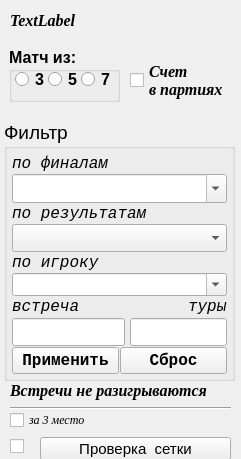
    <widget class="QWidget" name="page_4">
     <property name="geometry">
      <rect>
       <x>0</x>
       <y>0</y>
       <width>241</width>
       <height>459</height>
      </rect>
     </property>
     <attribute name="label">
      <string>Финальный этап</string>
     </attribute>
     <widget class="QGroupBox" name="groupBox_filter_group_2">
      <property name="geometry">
       <rect>
        <x>4</x>
        <y>120</y>
        <width>231</width>
        <height>261</height>
       </rect>
      </property>
      <property name="font">
       <font>
        <pointsize>14</pointsize>
        <weight>50</weight>
        <bold>false</bold>
       </font>
      </property>
      <property name="title">
       <string>Фильтр</string>
      </property>
      <layout class="QVBoxLayout" name="verticalLayout_28">
       <property name="spacing">
        <number>1</number>
       </property>
       <property name="leftMargin">
        <number>5</number>
       </property>
       <property name="topMargin">
        <number>5</number>
       </property>
       <property name="rightMargin">
        <number>5</number>
       </property>
       <property name="bottomMargin">
        <number>5</number>
       </property>
       <item>
        <layout class="QVBoxLayout" name="verticalLayout_31">
         <property name="spacing">
          <number>1</number>
         </property>
         <item>
          <widget class="QLabel" name="label_36">
           <property name="font">
            <font>
             <family>Courier New</family>
             <pointsize>12</pointsize>
             <italic>true</italic>
            </font>
           </property>
           <property name="text">
            <string>по финалам</string>
           </property>
          </widget>
         </item>
         <item>
          <widget class="QComboBox" name="comboBox_filter_final">
           <property name="editable">
            <bool>true</bool>
           </property>
          </widget>
         </item>
        </layout>
       </item>
       <item>
        <layout class="QVBoxLayout" name="verticalLayout_30">
         <property name="spacing">
          <number>1</number>
         </property>
         <item>
          <widget class="QLabel" name="label_37">
           <property name="font">
            <font>
             <family>Courier New</family>
             <pointsize>12</pointsize>
             <italic>true</italic>
            </font>
           </property>
           <property name="text">
            <string>по результатам</string>
           </property>
          </widget>
         </item>
         <item>
          <widget class="QComboBox" name="comboBox_filter_played_fin"/>
         </item>
        </layout>
       </item>
       <item>
        <layout class="QVBoxLayout" name="verticalLayout_29">
         <property name="spacing">
          <number>1</number>
         </property>
         <item>
          <widget class="QLabel" name="label_39">
           <property name="font">
            <font>
             <family>Courier New</family>
             <pointsize>12</pointsize>
             <italic>true</italic>
            </font>
           </property>
           <property name="text">
            <string>по игроку</string>
           </property>
          </widget>
         </item>
         <item>
          <widget class="QComboBox" name="comboBox_find_name_fin">
           <property name="font">
            <font>
             <pointsize>10</pointsize>
            </font>
           </property>
           <property name="editable">
            <bool>true</bool>
           </property>
          </widget>
         </item>
        </layout>
       </item>
       <item>
        <layout class="QVBoxLayout" name="verticalLayout_27">
         <property name="spacing">
          <number>1</number>
         </property>
         <item>
          <layout class="QHBoxLayout" name="horizontalLayout_19">
           <item>
            <widget class="QLabel" name="label_43">
             <property name="sizePolicy">
              <sizepolicy hsizetype="Minimum" vsizetype="Preferred">
               <horstretch>0</horstretch>
               <verstretch>0</verstretch>
              </sizepolicy>
             </property>
             <property name="font">
              <font>
               <family>Courier New</family>
               <pointsize>12</pointsize>
               <italic>true</italic>
              </font>
             </property>
             <property name="text">
              <string>&lt;html&gt;&lt;head/&gt;&lt;body&gt;&lt;p&gt;встреча&lt;/p&gt;&lt;/body&gt;&lt;/html&gt;</string>
             </property>
            </widget>
           </item>
           <item>
            <spacer name="horizontalSpacer_9">
             <property name="orientation">
              <enum>Qt::Horizontal</enum>
             </property>
             <property name="sizeHint" stdset="0">
              <size>
               <width>40</width>
               <height>20</height>
              </size>
             </property>
            </spacer>
           </item>
           <item>
            <widget class="QLabel" name="label_51">
             <property name="sizePolicy">
              <sizepolicy hsizetype="Minimum" vsizetype="Preferred">
               <horstretch>0</horstretch>
               <verstretch>0</verstretch>
              </sizepolicy>
             </property>
             <property name="font">
              <font>
               <family>Courier New</family>
               <pointsize>12</pointsize>
               <italic>true</italic>
              </font>
             </property>
             <property name="text">
              <string>&lt;html&gt;&lt;head/&gt;&lt;body&gt;&lt;p&gt;туры&lt;/p&gt;&lt;/body&gt;&lt;/html&gt;</string>
             </property>
            </widget>
           </item>
          </layout>
         </item>
         <item>
          <layout class="QHBoxLayout" name="horizontalLayout_18">
           <property name="spacing">
            <number>5</number>
           </property>
           <item>
            <widget class="QLineEdit" name="lineEdit_num_game_fin">
             <property name="sizePolicy">
              <sizepolicy hsizetype="Preferred" vsizetype="Fixed">
               <horstretch>0</horstretch>
               <verstretch>0</verstretch>
              </sizepolicy>
             </property>
             <property name="font">
              <font>
               <weight>75</weight>
               <bold>true</bold>
              </font>
             </property>
             <property name="alignment">
              <set>Qt::AlignCenter</set>
             </property>
            </widget>
           </item>
           <item>
            <spacer name="horizontalSpacer_8">
             <property name="orientation">
              <enum>Qt::Horizontal</enum>
             </property>
             <property name="sizeHint" stdset="0">
              <size>
               <width>40</width>
               <height>20</height>
              </size>
             </property>
            </spacer>
           </item>
           <item>
            <widget class="QLineEdit" name="lineEdit_tour">
             <property name="sizePolicy">
              <sizepolicy hsizetype="Preferred" vsizetype="Fixed">
               <horstretch>0</horstretch>
               <verstretch>0</verstretch>
              </sizepolicy>
             </property>
             <property name="alignment">
              <set>Qt::AlignCenter</set>
             </property>
            </widget>
           </item>
          </layout>
         </item>
        </layout>
       </item>
       <item>
        <layout class="QHBoxLayout" name="horizontalLayout_17">
         <property name="spacing">
          <number>1</number>
         </property>
         <item>
          <widget class="QPushButton" name="Button_filter_fin">
           <property name="font">
            <font>
             <family>Courier New</family>
             <pointsize>12</pointsize>
             <weight>75</weight>
             <bold>true</bold>
            </font>
           </property>
           <property name="text">
            <string>Применить</string>
           </property>
          </widget>
         </item>
         <item>
          <widget class="QPushButton" name="Button_reset_filter_fin">
           <property name="font">
            <font>
             <family>Courier New</family>
             <pointsize>12</pointsize>
             <weight>75</weight>
             <bold>true</bold>
            </font>
           </property>
           <property name="text">
            <string>Сброс</string>
           </property>
          </widget>
         </item>
        </layout>
       </item>
      </layout>
     </widget>
     <widget class="QLabel" name="label_38">
      <property name="geometry">
       <rect>
        <x>10</x>
        <y>0</y>
        <width>211</width>
        <height>41</height>
       </rect>
      </property>
      <property name="font">
       <font>
        <family>Times New Roman</family>
        <pointsize>12</pointsize>
        <weight>75</weight>
        <italic>true</italic>
        <bold>true</bold>
       </font>
      </property>
      <property name="text">
       <string>TextLabel</string>
      </property>
     </widget>
     <widget class="QCheckBox" name="checkBox_5">
      <property name="geometry">
       <rect>
        <x>130</x>
        <y>60</y>
        <width>101</width>
        <height>41</height>
       </rect>
      </property>
      <property name="font">
       <font>
        <family>Times New Roman</family>
        <pointsize>12</pointsize>
        <weight>75</weight>
        <italic>true</italic>
        <bold>true</bold>
       </font>
      </property>
      <property name="layoutDirection">
       <enum>Qt::LeftToRight</enum>
      </property>
      <property name="text">
       <string>Счет 
в партиях</string>
      </property>
     </widget>
     <widget class="QGroupBox" name="groupBox_kolvo_vstrech_fin">
      <property name="geometry">
       <rect>
        <x>9</x>
        <y>47</y>
        <width>111</width>
        <height>55</height>
       </rect>
      </property>
      <property name="font">
       <font>
        <pointsize>12</pointsize>
        <weight>75</weight>
        <bold>true</bold>
       </font>
      </property>
      <property name="title">
       <string>Матч из:</string>
      </property>
      <property name="flat">
       <bool>false</bool>
      </property>
      <property name="checkable">
       <bool>false</bool>
      </property>
      <widget class="QRadioButton" name="radioButton_match_4">
       <property name="geometry">
        <rect>
         <x>6</x>
         <y>22</y>
         <width>34</width>
         <height>20</height>
        </rect>
       </property>
       <property name="text">
        <string>3</string>
       </property>
      </widget>
      <widget class="QRadioButton" name="radioButton_match_6">
       <property name="geometry">
        <rect>
         <x>39</x>
         <y>22</y>
         <width>31</width>
         <height>20</height>
        </rect>
       </property>
       <property name="text">
        <string>5</string>
       </property>
      </widget>
      <widget class="QRadioButton" name="radioButton_match_8">
       <property name="geometry">
        <rect>
         <x>72</x>
         <y>22</y>
         <width>31</width>
         <height>20</height>
        </rect>
       </property>
       <property name="text">
        <string>7</string>
       </property>
      </widget>
     </widget>
     <widget class="QCheckBox" name="checkBox_no_play_3">
      <property name="geometry">
       <rect>
        <x>10</x>
        <y>410</y>
        <width>201</width>
        <height>20</height>
       </rect>
      </property>
      <property name="font">
       <font>
        <family>Times New Roman</family>
        <italic>true</italic>
       </font>
      </property>
      <property name="layoutDirection">
       <enum>Qt::LeftToRight</enum>
      </property>
      <property name="text">
       <string>за 3 место</string>
      </property>
      <property name="tristate">
       <bool>false</bool>
      </property>
     </widget>
     <widget class="Line" name="line_5">
      <property name="geometry">
       <rect>
        <x>10</x>
        <y>400</y>
        <width>221</width>
        <height>16</height>
       </rect>
      </property>
      <property name="orientation">
       <enum>Qt::Horizontal</enum>
      </property>
     </widget>
     <widget class="QLabel" name="label_61">
      <property name="geometry">
       <rect>
        <x>10</x>
        <y>380</y>
        <width>211</width>
        <height>20</height>
       </rect>
      </property>
      <property name="font">
       <font>
        <family>Times New Roman</family>
        <pointsize>12</pointsize>
        <weight>75</weight>
        <italic>true</italic>
        <bold>true</bold>
       </font>
      </property>
      <property name="text">
       <string>Встречи не разигрываются</string>
      </property>
     </widget>
     <widget class="QPushButton" name="Button_check_net">
      <property name="geometry">
       <rect>
        <x>40</x>
        <y>437</y>
        <width>191</width>
        <height>23</height>
       </rect>
      </property>
      <property name="font">
       <font>
        <pointsize>11</pointsize>
       </font>
      </property>
      <property name="text">
       <string>Проверка  сетки</string>
      </property>
     </widget>
     <widget class="QCheckBox" name="checkBox_check_net">
      <property name="geometry">
       <rect>
        <x>10</x>
        <y>438</y>
        <width>21</width>
        <height>17</height>
       </rect>
      </property>
      <property name="font">
       <font>
        <pointsize>11</pointsize>
       </font>
      </property>
      <property name="text">
       <string/>
      </property>
     </widget>
    </widget>
